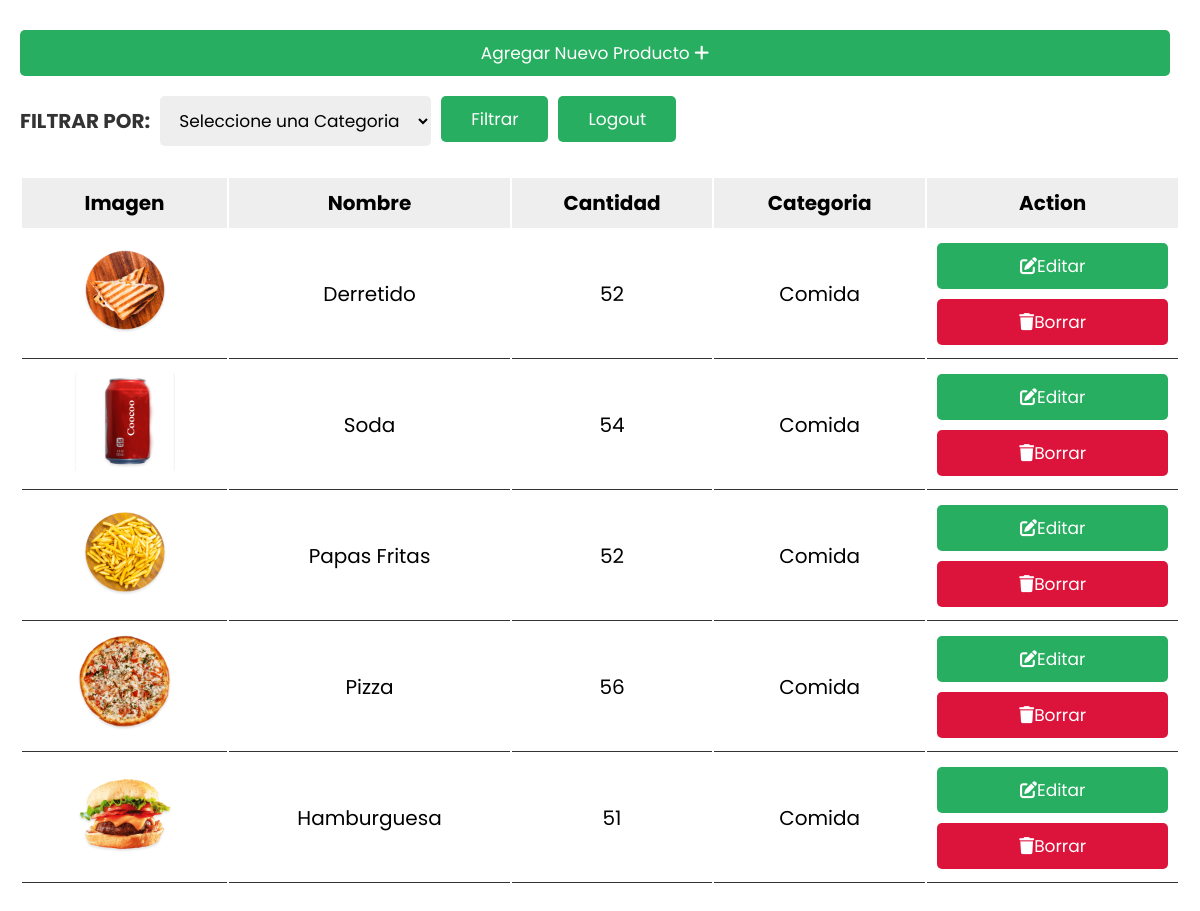
/Productos.php (signed in), run on the app's committed database.
### tables this page shows
CREATE TABLE `productos` (
  `id` int NOT NULL AUTO_INCREMENT,
  `nombre` varchar(255) NOT NULL,
  `cantidad` varchar(255) NOT NULL,
  `imagen` varchar(255) NOT NULL,
  `cod_categoria` varchar(45) NOT NULL,
  PRIMARY KEY (`id`)
);

CREATE TABLE `categorias` (
  `id` int NOT NULL AUTO_INCREMENT,
  `categorias` varchar(45) NOT NULL,
  PRIMARY KEY (`id`)
);

### Class/modelo.php (called while the page is built, shortened)
<?php
class modeloCredencialesBD
{
    public function __construct()
    {
        $this->_db = new mysqli(DB_HOST, DB_USER, DB_PASS, DB_NAME);
    }
}

### Class/Consultas.php (called while the page is built, shortened)
<?php
require_once('modelo.php');
class Consultas extends modeloCredencialesBD
{
    public function SelectAll()
    {
        $instruccion = "Call sp_select()";
        $consulta = $this->_db->query($instruccion);
        $resultado = $consulta->fetch_all(MYSQLI_ASSOC);
        if ($resultado) {
            return $resultado;
        }
    }
}

### Productos.php (the view, shortened to what this page needs)
<?php
if (isset($_SESSION['id']) && isset($_SESSION['usuario'])) {
?>
   <!DOCTYPE html>
   <html lang="en">
   <head>
      <link rel="stylesheet" href="https://cdnjs.cloudflare.com/ajax/libs/font-awesome/6.2.1/css/all.min.css" />
      <link rel="stylesheet" href="css/style.css">
   </head>
   <body>
      <div class="container">
         <div class="btn-continer">
            <a href="update.php?edit=0" class="btn" style="margin-right:1rem;"> Agregar Nuevo Producto <i class="fas fa-plus"></i></a>
         </div>
         <div>
            <form class="btn-continer" style="width: 100%;" action="" method="post" enctype="multipart/form-data">
               <h3 style="padding-top: 2rem;">Filtrar por:</h3>
               <?php require_once('Class/Consultas.php');
               $categorias = $obj_categorias->selectCategorias(); ?>
               <select id="categoria" name="categoria" class="box" style="margin-left:1rem;margin-right: 1rem; background-color:#eee">
                  <option hidden selected>Seleccione una Categoria</option>
               </select>
               <input type="submit" class="btn" name="filter_product" value="Filtrar" style="width: fit-content; height:fit-content; margin-right:1rem;">
               <a href="logout.php" class="btn" style="width: fit-content; height:fit-content;">Logout</a>
            </form>
         </div>
         <?php
         if (isset($_POST['filter_product'])) {
            $product_categoria = $_POST['categoria'];
            require_once('Class/Consultas.php');
            $obj_productos = new Consultas();
            $productos = $obj_productos->CategoriaSelect($product_categoria);
         ?>
            <div class=" product-display">
               <table class="product-display-table">
                  <thead>
                     <tr>
                        <th>Imagen</th>
                        <th>Nombre</th>
                        <th>Cantidad</th>
                        <th>Categoria</th>
                        <th colspan="2">Action</th>
                     </tr>
                  </thead>
                  <?php
                  foreach ($productos as $row) :
                  ?>
                     <tr>
                        <td><img src="uploaded_img/<?php echo $row['imagen']; ?>" height="100"></td>
                        <td><?php echo $row['nombre']; ?></td>
                        <td><?php echo $row['cantidad']; ?></td>
                        <td><?php echo $row['categorias']; ?></td>
                        <td><a href="update.php?edit=<?php echo $row['id']; ?>" class="btn"> <i class="fas fa-edit"></i>Editar</a>
                           <a href="Productos.php?delete=<?php echo $row['id']; ?>" class="btn"> <i class="fas fa-trash"></i>Borrar</a>
                        </td>
                     </tr>
                  <?php endforeach; ?>
               </table>
            </div><?php } else {
                  require_once('Class/Consultas.php');
                  $obj_productos = new Consultas();
                  $productos = $obj_productos->SelectAll(); ?>
            <div class="product-display">
               <table class="product-display-table">
                  <thead>
                     <tr>
                        <th>Imagen</th>
                        <th>Nombre</th>
                        <th>Cantidad</th>
                        <th>Categoria</th>
                        <th colspan="2">Action</th>
                     </tr>
                  </thead>
                  <?php
                  foreach ($productos as $row) :
                  ?>
                     <tr>
                        <td><img src="uploaded_img/<?php echo $row['imagen']; ?>" height="100"></td>
                        <td><?php echo $row['nombre']; ?></td>
                        <td><?php echo $row['cantidad']; ?></td>
                        <td><?php echo $row['categorias']; ?></td>
                        <td><a href="update.php?edit=<?php echo $row['id']; ?>" class="btn"> <i class="fas fa-edit"></i>Editar</a>
                           <a href="Productos.php?delete=<?php echo $row['id']; ?>" class="btn"> <i class="fas fa-trash"></i>Borrar</a>
                        </td>
                     </tr>
                  <?php endforeach; ?>
               </table>
            </div>
         <?php } ?>
      </div>
   </body>
   </html> <?php } else
            header("Location: index.php");
         exit();
            ?>

### css/style.css (style rules this page uses)
:root { --green:#27ae60; --black:#333; --white:#fff; --bg-color:#eee; --box-shadow:0 .5rem 1rem rgba(0,0,0,.1); --border:.1rem solid var(--black); }
h3 { text-transform: uppercase; color:var(--black); font-size: 2rem; }
* { font-family: 'Poppins', sans-serif; margin:0; padding:0; box-sizing: border-box; outline: none; border:none; text-decoration: none; text-transform: capitalize; }
html { font-size: 62.5%; overflow-x: hidden; }
.btn { display: block; width: 100%; cursor: pointer; border-radius: .5rem; margin-top: 1rem; font-size: 1.7rem; padding:1rem 3rem; background: var(--green); color:var(--white); text-align: center; }
.btn-continer { margin-bottom: 1rem; display: flex; flex-direction: row; }
.container { max-width: 1200px; padding:2rem; margin:0 auto; }
.box { border-radius: .5rem; padding:1.2rem 1.5rem; font-size: 1.7rem; margin:1rem 0; background: var(--white); text-transform: none; }
.product-display { margin:2rem 0; }
.product-display .product-display-table { width: 100%; text-align: center; }
.product-display .product-display-table thead { background: var(--bg-color); }
.product-display .product-display-table th { padding:1rem; font-size: 2rem; }
.product-display .product-display-table td { padding:1rem; font-size: 2rem; border-bottom: var(--border); }
.product-display .product-display-table .btn:first-child { margin-top: 0; }
.product-display .product-display-table .btn:last-child { background: crimson; }

### data on the page
productos: imagen (picture), nombre "Derretido", cantidad "52", cod_categoria.categorias "Comida"
productos: imagen (picture), nombre "Soda", cantidad "54", cod_categoria.categorias "Comida"
productos: imagen (picture), nombre "Papas Fritas", cantidad "52", cod_categoria.categorias "Comida"
productos: imagen (picture), nombre "Pizza", cantidad "56", cod_categoria.categorias "Comida"
productos: imagen (picture), nombre "Hamburguesa", cantidad "51", cod_categoria.categorias "Comida"
